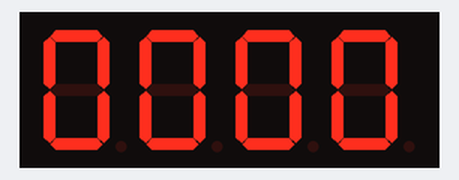
Bench run of a sketch on a simulated Arduino Uno, built with avr-gcc and run on an emulated ATmega328P. Shown: 4-digit seven-segment display.

Above: at 0.6 s.
At 5.1 s:
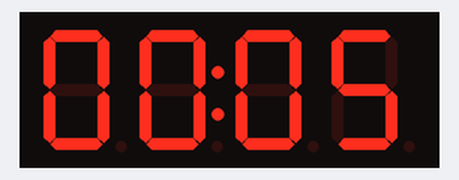
At 10.1 s:
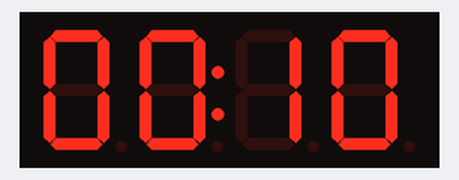
At 19.6 s:
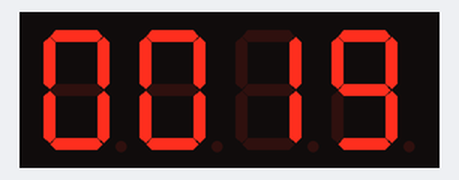
At 29.1 s:
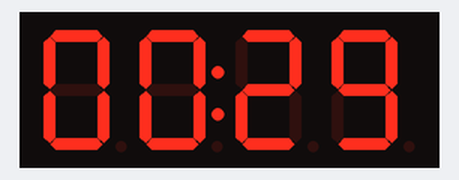
At 39.1 s:
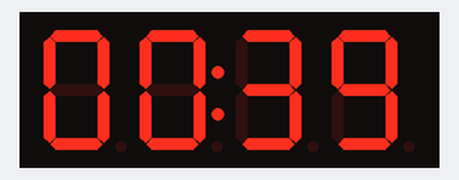

Measured:
- what the display in image 0 shows lasts 0.5 s, from 0.5 s to 1.0 s

The sketch:

11.ino
```cpp
//--- ПИНЫ ---
#define CLK 5
#define DIO 4
//--- ПИНЫ ---
byte sec, mins;
byte TIME[4];
unsigned long halfsec;
boolean dots;
#include "TM1637.h"
TM1637 tm1637(CLK, DIO);
void setup()
{
  tm1637.init();  // инициализация
  tm1637.set(7);  // яркость, 0 - 7 (минимум - максимум)
}
void loop() {
  if (millis() - halfsec > 500) {  // если прошло полсекунды
    halfsec = millis();            // сбросить таймер
    dots = !dots;                  // переключить точки
    if (dots) tm1637.point(0);     // выключить точки
    else tm1637.point(1);          // включить точки
    sec = millis() / 1000;         // получить секунды со старта Ардуины
    mins = floor(sec / 60);        // получить целые минуты из секунд
    sec = sec - (mins * 60);       // найти оставшиеся целые секунды
    TIME[0] = mins / 10;           // получить десятки минут
    TIME[1] = mins % 10;           // получить единицы минут
    TIME[2] = sec / 10;            // получить десятки секунд
    TIME[3] = sec % 10;            // получить единицы секунд
    tm1637.display(TIME);          // вывести массив на дисплей
  }
}
```
